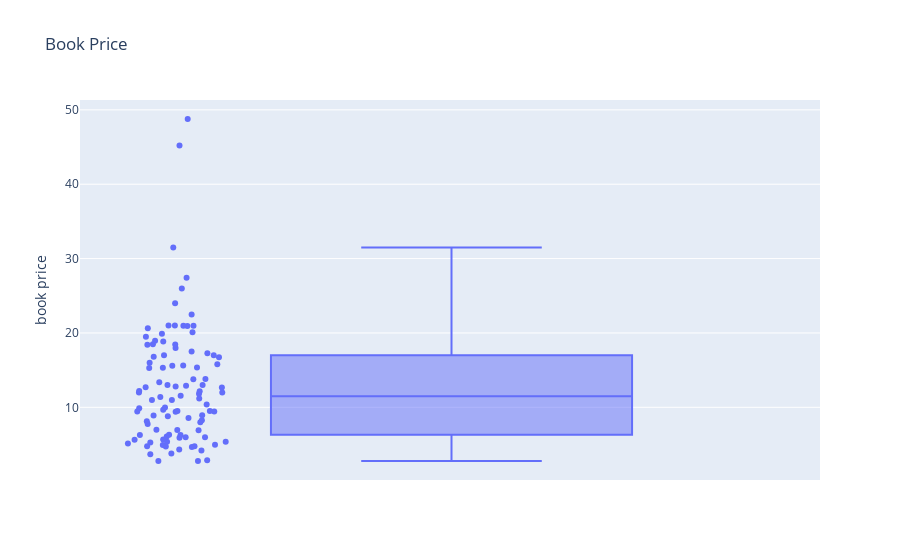
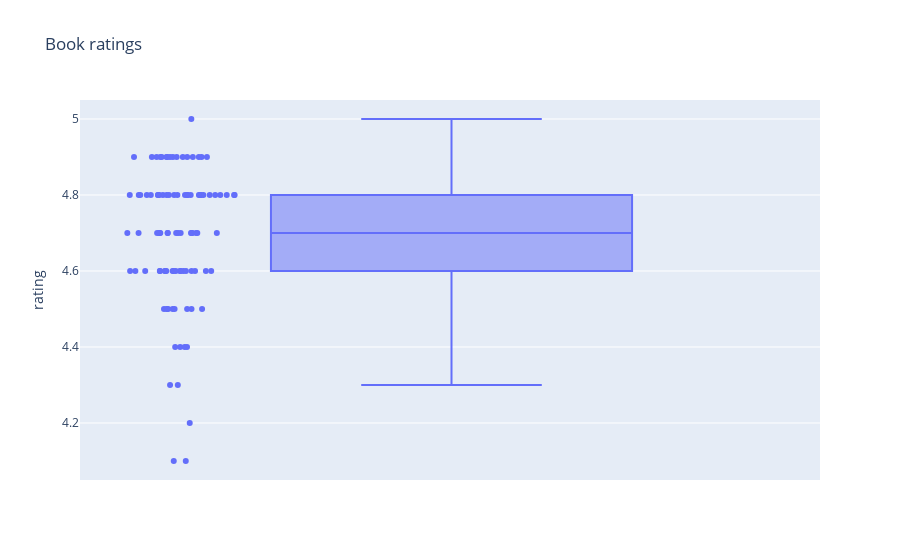

These figures' notebook cell, in order:
### Code cell
"""
Box plots for:
1- Book price
2- Book rating
"""


# Create the box plot
book_price_plot = px.box(df, y='book price', points="all", title="Book Price")
book_rating_plot = px.box(df,y='rating',points='all',title='Book ratings')

# Show the plot
book_price_plot.show()
book_rating_plot.show()

### Figure 1 — Plotly figure (JSON) as saved in the notebook; plotly's stock layout.template omitted (floating-point values rounded to 4 significant figures)
{"data": [{"alignmentgroup": "True", "boxpoints": "all", "hovertemplate": "book price=%{y}<extra></extra>", "legendgroup": "", "marker": {"color": "#636efa"}, "name": "", "notched": false, "offsetgroup": "", "orientation": "v", "showlegend": false, "type": "box", "x0": " ", "xaxis": "x", "y": [18.42, 20.93, 31.5, 23.99, 5.65, 16.99, 27.43, 8.55, 9.86, 11.98, 10.99, 6.26, 13.79, 2.79, 13.82, 18.84, 15.37, 18.96, 4.78, 11.99, 8.79, 9.68, 8.89, 11.83, 18.48, 9.43, 3.78, 10.39, 22.48, 4.94, 12.19, 7.74, 8.11, 19.89, 5.9, 5.99, 6.99, 12.68, 9.49, 4.76, 16.99, 12.99, 11.2, 5.36, 7.99, 20.11, 48.77, 6.93, 9.4, 4.66, 21, 20.98, 9.49, 2.88, 5.37, 4.32, 12.15, 17.28, 12.89, 6.28, 20.99, 9.97, 5.67, 15.33, 16.79, 20.98, 6.94, 2.78, 4.73, 13.36, 10.98, 12.79, 17.49, 16.74, 20.63, 4.97, 19.5, 15.59, 15.99, 45.22, 12.69, 4.19, 8.93, 5.99, 6.06, 17.99, 15.79, 11.56, 18.46, 25.97, 3.69, 9.44, 6.31, 15.63, 8.25, 11.4, 5.14, 15.3, 12.99, 5.28], "y0": " ", "yaxis": "y"}], "layout": {"boxmode": "group", "legend": {"tracegroupgap": 0}, "title": {"text": "Book Price"}, "xaxis": {"anchor": "y", "domain": [0, 1]}, "yaxis": {"anchor": "x", "domain": [0, 1], "title": {"text": "book price"}}}}

### Figure 2 — Plotly figure (JSON) as saved in the notebook; plotly's stock layout.template omitted (floating-point values rounded to 4 significant figures)
{"data": [{"alignmentgroup": "True", "boxpoints": "all", "hovertemplate": "rating=%{y}<extra></extra>", "legendgroup": "", "marker": {"color": "#636efa"}, "name": "", "notched": false, "offsetgroup": "", "orientation": "v", "showlegend": false, "type": "box", "x0": " ", "xaxis": "x", "y": [4.1, 4.5, 4.5, 4.4, 4.8, 4.8, 4.3, 4.8, 4.4, 4.5, 4.6, 4.7, 4.8, 4.8, 4.7, 4.6, 4.6, 4.1, 4.9, 4.8, 4.8, 4.8, 4.6, 4.5, null, 4.8, 4.9, 4.8, 4.8, 4.9, 4.9, 4.7, 4.5, 4.5, 4.9, 4.8, 4.9, 4.7, 4.6, 4.9, 4.7, 4.6, 4.8, 4.9, 4.7, null, 4.8, 4.8, 4.9, 4.8, 4.4, 5, 4.6, 4.8, 4.9, 4.9, 4.8, 4.6, 4.6, 4.8, 4.7, 4.8, 4.7, 4.3, 4.6, 4.7, 4.8, 4.7, 4.9, 4.4, 4.6, 4.8, 4.7, 4.6, 4.6, 4.9, 4.6, 4.7, 4.6, 4.9, 4.6, 4.8, 4.5, 4.8, 4.8, null, 4.6, 4.8, 4.7, 4.9, 4.9, 4.2, 4.7, 4.7, 4.6, 4.7, 4.7, 4.5, 4.6, 4.8], "y0": " ", "yaxis": "y"}], "layout": {"boxmode": "group", "legend": {"tracegroupgap": 0}, "title": {"text": "Book ratings"}, "xaxis": {"anchor": "y", "domain": [0, 1]}, "yaxis": {"anchor": "x", "domain": [0, 1], "title": {"text": "rating"}}}}
